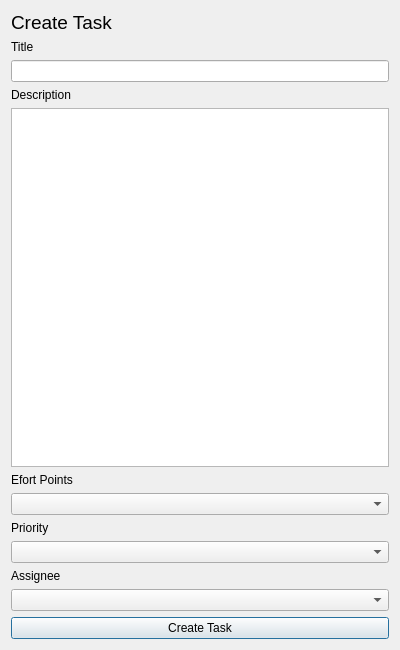
<?xml version="1.0" encoding="UTF-8"?>
<ui version="4.0">
 <class>NewTaskForm</class>
 <widget class="QDialog" name="NewTaskForm">
  <property name="geometry">
   <rect>
    <x>0</x>
    <y>0</y>
    <width>400</width>
    <height>650</height>
   </rect>
  </property>
  <property name="minimumSize">
   <size>
    <width>400</width>
    <height>550</height>
   </size>
  </property>
  <property name="windowTitle">
   <string>Dialog</string>
  </property>
  <layout class="QVBoxLayout" name="verticalLayout_2">
   <item>
    <layout class="QVBoxLayout" name="verticalLayout">
     <item>
      <widget class="QLabel" name="label">
       <property name="font">
        <font>
         <pointsize>14</pointsize>
        </font>
       </property>
       <property name="text">
        <string>Create Task</string>
       </property>
      </widget>
     </item>
     <item>
      <widget class="QLabel" name="TitleLbl">
       <property name="text">
        <string>Title</string>
       </property>
      </widget>
     </item>
     <item>
      <widget class="QLineEdit" name="Title"/>
     </item>
     <item>
      <widget class="QLabel" name="DescLbl">
       <property name="text">
        <string>Description</string>
       </property>
      </widget>
     </item>
     <item>
      <widget class="QPlainTextEdit" name="Description"/>
     </item>
     <item>
      <widget class="QLabel" name="EffortLbl">
       <property name="text">
        <string>Efort Points</string>
       </property>
      </widget>
     </item>
     <item>
      <widget class="QComboBox" name="EffortBox"/>
     </item>
     <item>
      <widget class="QLabel" name="PriorityLbl">
       <property name="text">
        <string>Priority</string>
       </property>
      </widget>
     </item>
     <item>
      <widget class="QComboBox" name="PriorityBox"/>
     </item>
     <item>
      <widget class="QLabel" name="label_2">
       <property name="text">
        <string>Assignee</string>
       </property>
      </widget>
     </item>
     <item>
      <widget class="QComboBox" name="AssigneeBox"/>
     </item>
     <item>
      <widget class="QPushButton" name="CreateTaskBtn">
       <property name="text">
        <string>Create Task</string>
       </property>
      </widget>
     </item>
    </layout>
   </item>
  </layout>
 </widget>
 <resources/>
 <connections/>
</ui>
